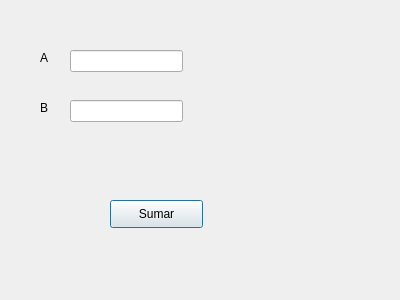
<?xml version="1.0" encoding="UTF-8"?>
<ui version="4.0">
 <class>Dialog</class>
 <widget class="QDialog" name="Dialog">
  <property name="geometry">
   <rect>
    <x>0</x>
    <y>0</y>
    <width>400</width>
    <height>300</height>
   </rect>
  </property>
  <property name="windowTitle">
   <string>Dialog</string>
  </property>
  <widget class="QLabel" name="label">
   <property name="geometry">
    <rect>
     <x>40</x>
     <y>50</y>
     <width>55</width>
     <height>16</height>
    </rect>
   </property>
   <property name="text">
    <string>A</string>
   </property>
  </widget>
  <widget class="QLabel" name="label_2">
   <property name="geometry">
    <rect>
     <x>40</x>
     <y>100</y>
     <width>55</width>
     <height>16</height>
    </rect>
   </property>
   <property name="text">
    <string>B</string>
   </property>
  </widget>
  <widget class="QLineEdit" name="txt_a">
   <property name="geometry">
    <rect>
     <x>70</x>
     <y>50</y>
     <width>113</width>
     <height>22</height>
    </rect>
   </property>
  </widget>
  <widget class="QLineEdit" name="txt_b">
   <property name="geometry">
    <rect>
     <x>70</x>
     <y>100</y>
     <width>113</width>
     <height>22</height>
    </rect>
   </property>
  </widget>
  <widget class="QPushButton" name="btn_sumar">
   <property name="geometry">
    <rect>
     <x>110</x>
     <y>200</y>
     <width>93</width>
     <height>28</height>
    </rect>
   </property>
   <property name="text">
    <string>Sumar</string>
   </property>
  </widget>
 </widget>
 <resources/>
 <connections/>
</ui>
